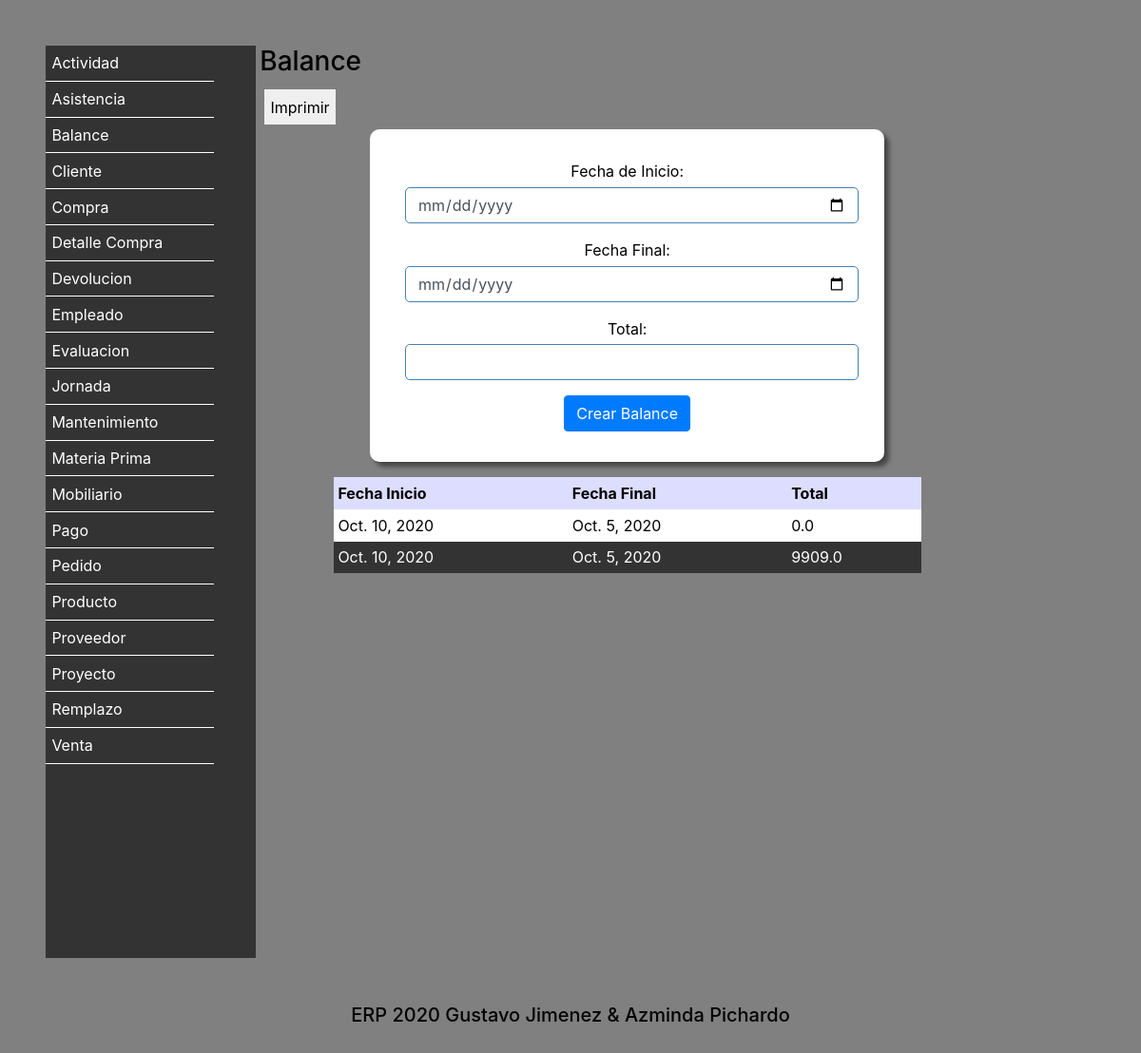
The page /Balance/ on the database as committed earlier.
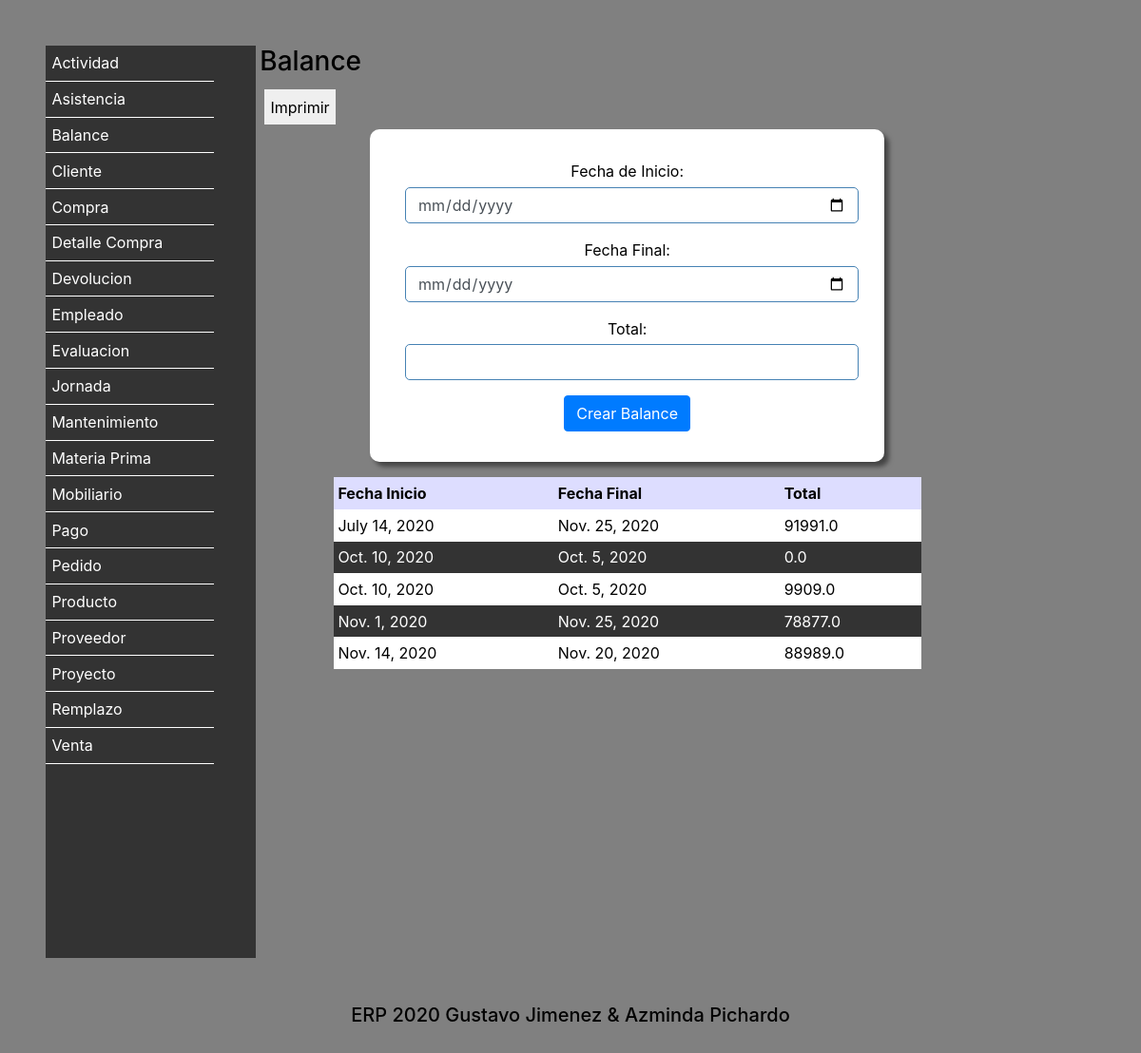
The same page on the database as committed later.
### Vistas/models.py (models this page shows, shortened)
class Balance (models.Model):
    FechaInicio = models.DateField()
    FechaFinal = models.DateField()
    Total = models.FloatField(default=0)
    class Meta:
        verbose_name = 'Balance'
        verbose_name_plural = 'Balances'
        ordering = ['FechaInicio']

### Vistas/views.py (the view)
# urls.py: path('Balance/',views.MenuBalance),
def MenuBalance(request):
    if request.POST:
        objeto = Balance()
        objeto.Total = request.POST["Total"]
        objeto.FechaFinal = request.POST["FechaFinal"]
        objeto.FechaInicio = request.POST["FechaInicio"]
        objeto.save()
        balances = Balance.objects.all()
        return render(request,"Balance.html",{"agregado":"si","balances":balances})
    else:
        balances = Balance.objects.all()
        return render(request,"Balance.html",{"balances":balances})

### Vistas/Templates/Balance.html (shortened to what this page needs)
<!DOCTYPE html>
<html lang="es">
  <head>
    {% include "Encabezado.html" %}
  </head>
  <body>
      {% include "menu.html" %}
<section>
    <h3>Balance</h3>
    <input type="button" id="Imprimir" value="Imprimir">
    <form action="" method="post">
    <div class="form-group">
    Fecha de Inicio: <input type="date" name="FechaInicio" class="form-control">
    </div>
    <div class="form-group">
    Fecha Final: <input type="date" name="FechaFinal" class="form-control">
    </div>
    <div class="form-group">
    Total: <input type="number" name="Total" class="form-control">
    </div>
    <button type="submit" class="btn btn-primary">Crear Balance</button>
  </form>
      <table>
        <tr>
          <th>Fecha Inicio</th>
          <th>Fecha Final</th>
          <th>Total</th>
        </tr>
    {% for fila in balances %}
      <tr>
          <td>{{ fila.FechaInicio}}</td>
          <td>{{ fila.FechaFinal}}</td>
          <td>{{ fila.Total}}</td>
      </tr>
    {% endfor %}
      </table>
</section>
  {% include "Pie.html" %}
  </body>
</html>

Rows that differ between the two databases and show on the page:
added Balance: FechaInicio "July 14, 2020", FechaFinal "Nov. 25, 2020", Total "91991.0"
added Balance: FechaInicio "Nov. 1, 2020", FechaFinal "Nov. 25, 2020", Total "78877.0"
added Balance: FechaInicio "Nov. 14, 2020", FechaFinal "Nov. 20, 2020", Total "88989.0"
